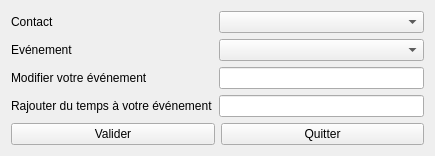
<?xml version="1.0" encoding="UTF-8"?>
<ui version="4.0">
 <class>ModificationEvenementWindow</class>
 <widget class="QWidget" name="ModificationEvenementWindow">
  <property name="geometry">
   <rect>
    <x>0</x>
    <y>0</y>
    <width>435</width>
    <height>133</height>
   </rect>
  </property>
  <property name="windowTitle">
   <string>Modification d'un événement</string>
  </property>
  <layout class="QGridLayout" name="gridLayout">
   <item row="0" column="0">
    <layout class="QVBoxLayout" name="verticalLayout">
     <item>
      <layout class="QFormLayout" name="formLayout">
       <item row="0" column="0">
        <widget class="QLabel" name="contactLabel">
         <property name="text">
          <string>Contact </string>
         </property>
        </widget>
       </item>
       <item row="0" column="1">
        <widget class="QComboBox" name="contactComboBox"/>
       </item>
       <item row="1" column="0">
        <widget class="QLabel" name="eventLabel">
         <property name="text">
          <string>Evénement </string>
         </property>
        </widget>
       </item>
       <item row="1" column="1">
        <widget class="QComboBox" name="eventComboBox">
         <property name="enabled">
          <bool>true</bool>
         </property>
         <property name="maxVisibleItems">
          <number>100</number>
         </property>
        </widget>
       </item>
       <item row="2" column="0">
        <widget class="QLabel" name="modifEventLabel">
         <property name="text">
          <string>Modifier votre événement </string>
         </property>
        </widget>
       </item>
       <item row="2" column="1">
        <widget class="QLineEdit" name="modifEventLineEdit"/>
       </item>
       <item row="3" column="0">
        <widget class="QLabel" name="addTimeLabel">
         <property name="text">
          <string>Rajouter du temps à votre événement</string>
         </property>
        </widget>
       </item>
       <item row="3" column="1">
        <widget class="QLineEdit" name="addTimeLineEdit"/>
       </item>
      </layout>
     </item>
     <item>
      <layout class="QHBoxLayout" name="horizontalLayout">
       <item>
        <widget class="QPushButton" name="validButton">
         <property name="text">
          <string>Valider</string>
         </property>
        </widget>
       </item>
       <item>
        <widget class="QPushButton" name="quitButton">
         <property name="text">
          <string>Quitter</string>
         </property>
        </widget>
       </item>
      </layout>
     </item>
    </layout>
   </item>
  </layout>
 </widget>
 <resources/>
 <connections/>
</ui>
